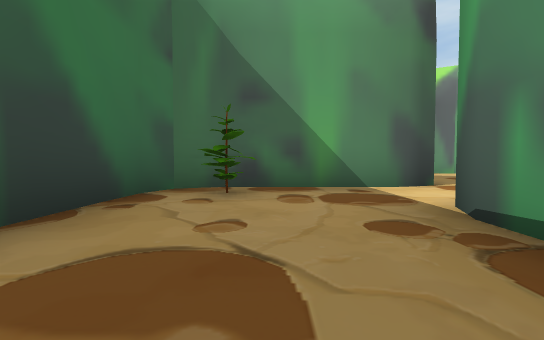
[1] (above)

13 first-person views from a walk through a Unity game level. The camera is 0.39 m above the floor, tilts 2° down and sees 90° across. The floor is counted in squares, 1 m on a side. Each view is taken from the middle of a square. On the plan, view 1 faces up. The plan holds only what a view shows up to about 9 squares ahead; the rest is blank. The place goes on beyond the plan. The player is left out.

[2]
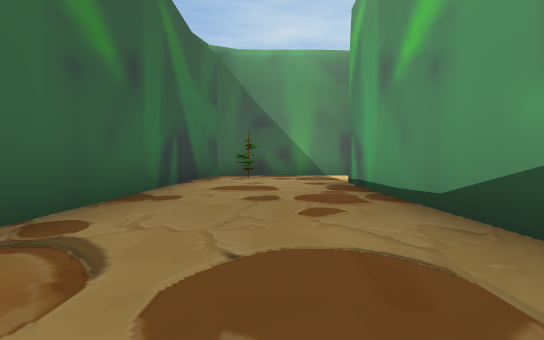

[3]
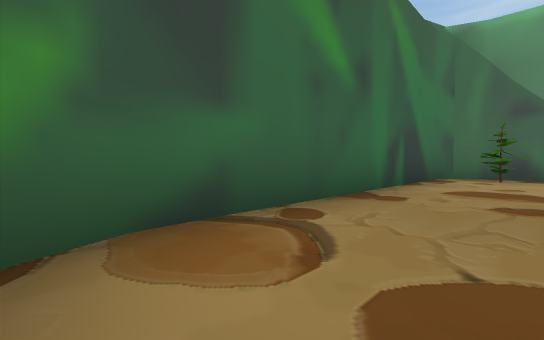

[4]
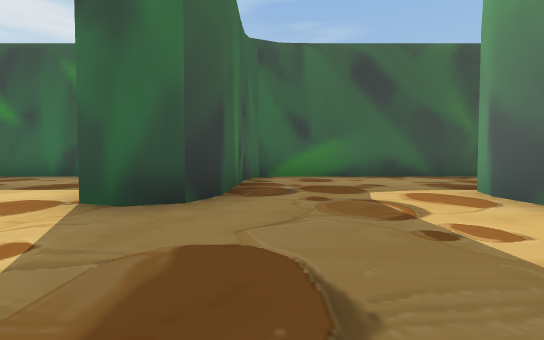

[5]
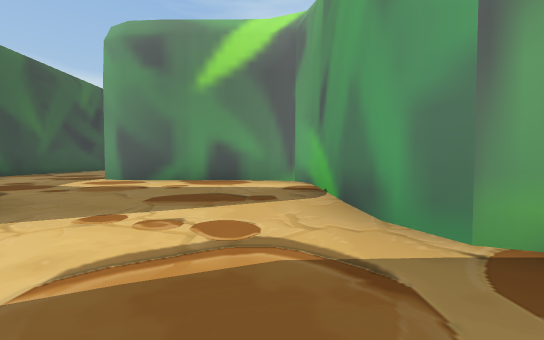

[6]
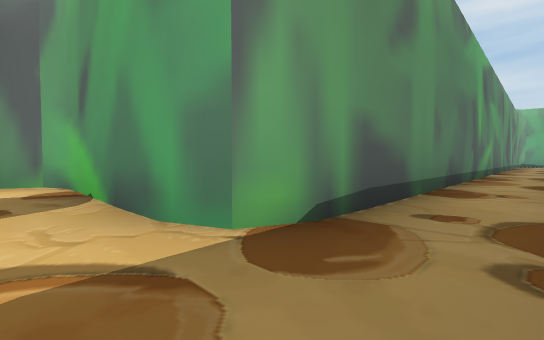

[7]
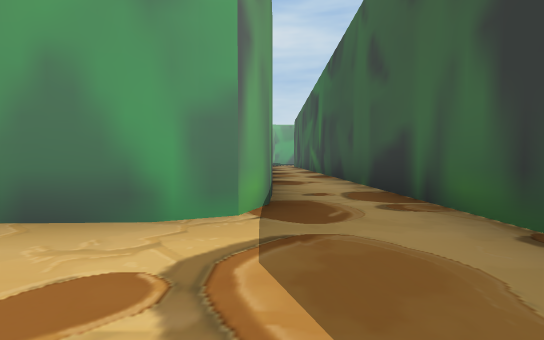

[8]
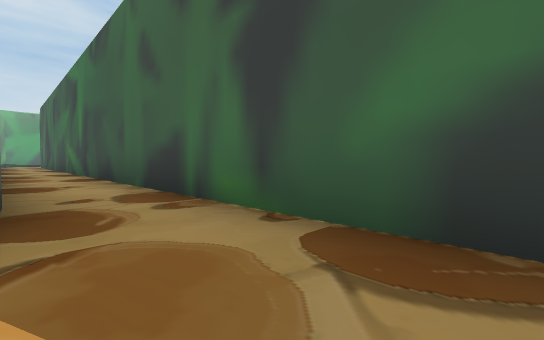

[9]
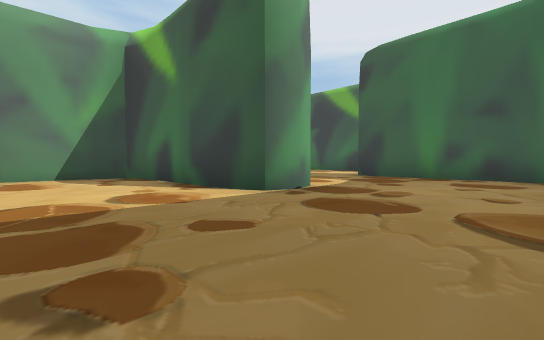

[10]
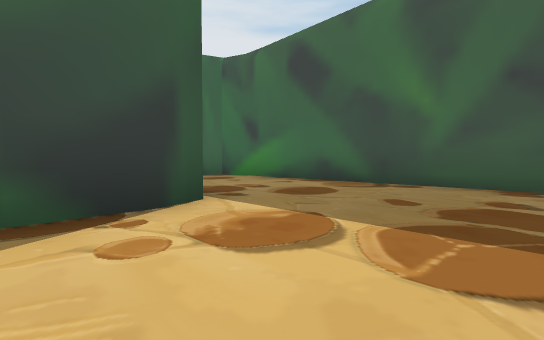

[11]
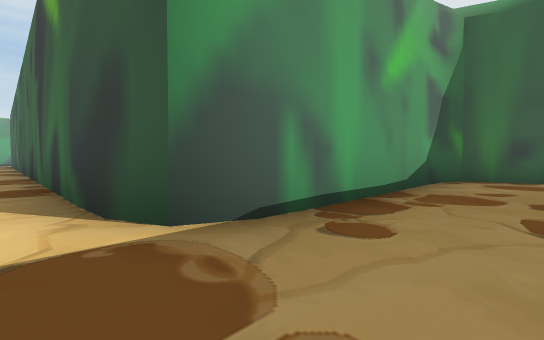

[12]
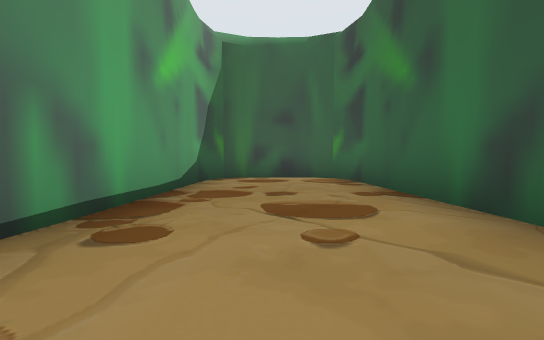

[13]
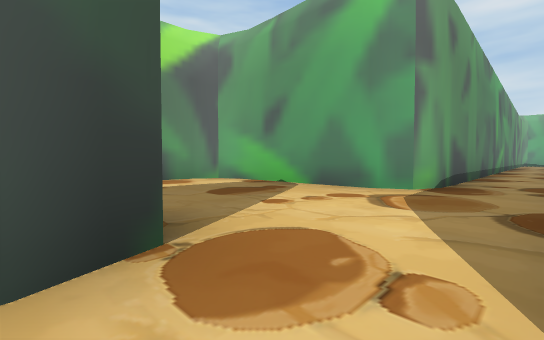

### Floor plan
Points are (right, up) in squares from view 1. A wall is a line through its corners. A room is listed if a view was taken in it or the views show most of it. See-through windows are left out.
Room 1 (views 1, 2, 3, 11, 12)
walls: (1.9, 4) (-0.8, 4) (-1.3, 3.8) (-1.6, 3.2) (-1.6, -2.4) (-1.4, -3) (-0.7, -3.3) (0.6, -3.3) (1.1, -3) (1.3, -2.4) (1.3, 1.7) (1.6, 2.3)
ways out: opening at (2, 3) to room 2
objects: plant (-1, 3)
Room 2 (views 4, 5, 6, 7, 8, 9, 10, 13)
walls: (5.7, 7.5) (5.4, 8.1) (5.1, 8.3) (2.1, 8.4) (1.5, 8.6) (1.4, 9.1) (1.6, 9.6) (2.1, 9.8) (5, 9.9); (4.9, 9.8) (5.4, 10.1) (5.6, 10.6) (5.7, 12); (1.6, 2.3) (2.1, 2.5) (15.4, 2.5); (-1.6, 12.1) (-1.6, 6.3) (-1.4, 5.7) (-0.8, 5.4) (1.9, 5.4) (2.5, 5.2) (2.7, 4.7) (2.5, 4.2) (1.9, 4); (16.8, 4) (6.5, 4) (5.9, 4.2) (5.7, 4.8) (5.6, 7.7)
ways out: opening at (2, 3) to room 1

Positions as (right, up) in squares from view 1, and headings:
1: (0, 0), facing up
2: (0, -3), facing up
3: (0, -3), facing up-left
4: (5, 6), facing left
5: (5, 3), facing up
6: (5, 3), facing up-right
7: (4, 4), facing right
8: (4, 4), facing down-right
9: (-1, 12), facing down-right
10: (3, 12), facing down-left
11: (0, 3), facing down-right
12: (0, 3), facing down
13: (2, 3), facing up-right
